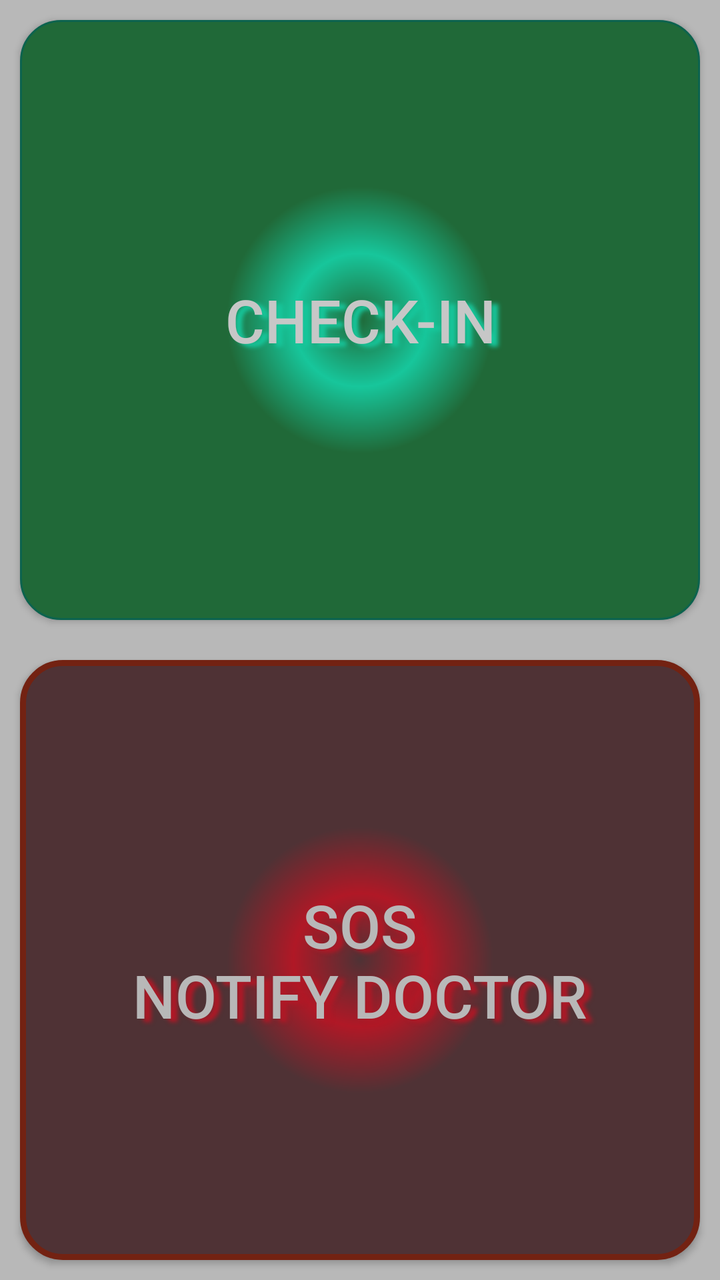
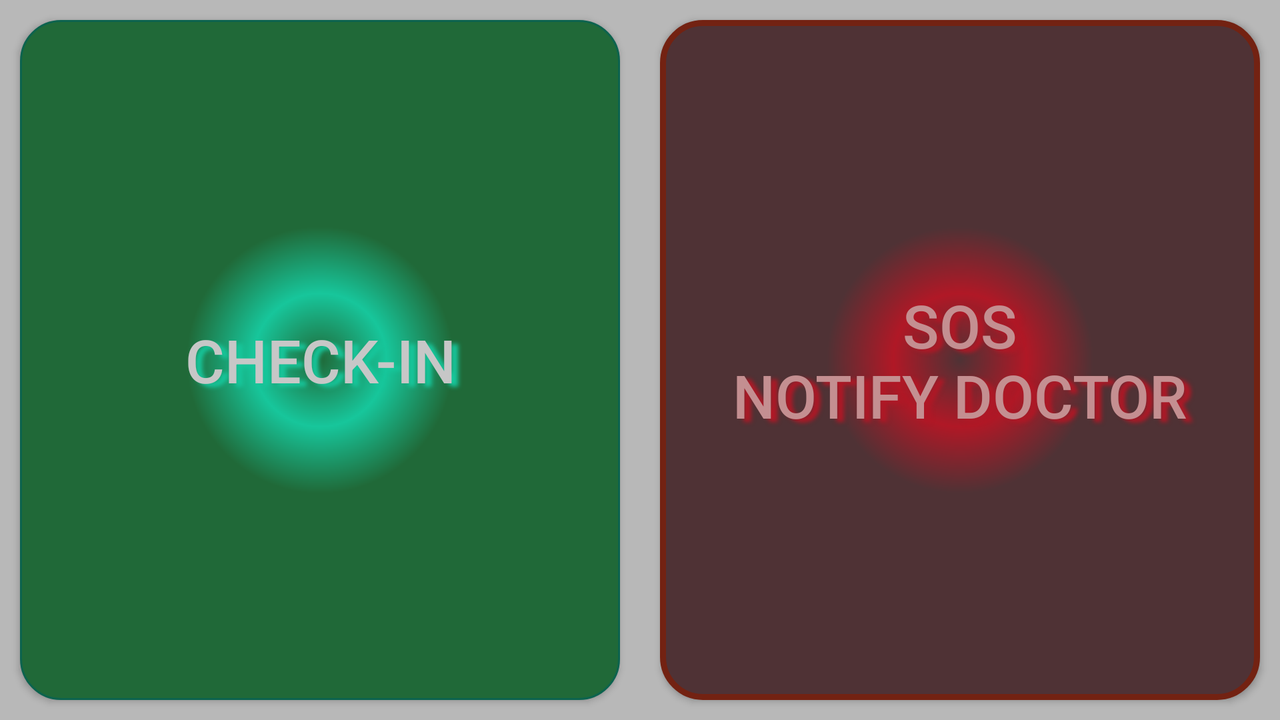

The same Android screen from two of the app's own layout files: first res/layout/ as a phone draws it, then the repository's variant for another configuration, drawn on a device whose configuration selects that folder. Both files follow.
<!-- AndroidManifest.xml: application theme Theme.AppCompat.Light -->
<!-- res/layout/activity_main.xml -->
<LinearLayout xmlns:android="http://schemas.android.com/apk/res/android"
    android:layout_width="match_parent"
    android:layout_height="match_parent"
    android:background="#B8B8B8"
    android:orientation="vertical">

    <Button

        android:id="@+id/btn_main_checkin"
        android:layout_width="match_parent"
        android:layout_height="0dp"
        android:layout_margin="10dp"
        android:layout_weight="1"
        android:background="@drawable/btn_checkin"
        android:onClick="onClickCheckIn"
        android:shadowColor="#17C69B"
        android:shadowDx="10"
        android:shadowDy="5"
        android:shadowRadius="5"
        android:text="@string/btn_checkin"
        android:textColor="#C7C7C7"
        android:textSize="30sp" />

    <Button
        android:id="@+id/btn_doctor"
        android:layout_width="match_parent"
        android:layout_height="0dp"
        android:layout_margin="10dp"
        android:layout_weight="1"
        android:background="@drawable/btn_sos"
        android:onClick="onClickDoctor"
        android:shadowColor="#B01826"
        android:shadowDx="10"
        android:shadowDy="5"
        android:shadowRadius="5"
        android:text="@string/btn_sos"
        android:textColor="#B8B8B8"
        android:textSize="30sp" />


</LinearLayout>
<!-- resources referenced by this layout -->
<resources>
  <!-- drawable btn_checkin (drawable) -->
  <?xml version="1.0" encoding="utf-8"?>
  <shape xmlns:android="http://schemas.android.com/apk/res/android" android:shape="rectangle" >
      <corners
          android:radius="20dp"
          />
      <gradient
          android:gradientRadius="200"
          android:centerX="50%"
          android:centerY="50%"
          android:centerColor="#17C69B"
          android:startColor="#206938"
          android:endColor="#206938"
          android:type="radial"
          />
      <padding
          android:left="0dp"
          android:top="0dp"
          android:right="0dp"
          android:bottom="0dp"
          />
      <size
          android:width="270dp"
          android:height="270dp"
          />
      <stroke
          android:width="1dp"
          android:color="#0C634E"
          />
  </shape>
  <!-- drawable btn_sos (drawable) -->
  <?xml version="1.0" encoding="utf-8"?>
  <shape xmlns:android="http://schemas.android.com/apk/res/android" android:shape="rectangle" >
      <corners
          android:radius="20dp"
          />
      <gradient
          android:gradientRadius="200"
          android:centerX="50%"
          android:centerY="50%"
          android:centerColor="#B01826"
          android:startColor="#4F3235"
          android:endColor="#4F3235"
          android:type="radial"
          />
      <padding
          android:left="0dp"
          android:top="0dp"
          android:right="0dp"
          android:bottom="0dp"
          />
      <size
          android:width="270dp"
          android:height="270dp"
          />
      <stroke
          android:width="3dp"
          android:color="#732212"
          />
  </shape>
  <string name="btn_checkin">Check-In</string>
  <string name="btn_sos">SOS\nNotify Doctor</string>
</resources>
<!-- res/layout-land/activity_main.xml (the repository's variant of the layout above) -->
<!-- drawn on the phone turned sideways -->
<LinearLayout xmlns:android="http://schemas.android.com/apk/res/android"
    android:layout_width="match_parent"
    android:layout_height="match_parent"
    android:background="#B8B8B8"
    android:orientation="horizontal">

    <Button

        android:id="@+id/btn_main_checkin"
        android:layout_width="0dp"
        android:layout_height="match_parent"
        android:layout_margin="10dp"
        android:layout_weight="1"
        android:background="@drawable/btn_checkin"
        android:onClick="onClickCheckIn"
        android:shadowColor="#17C69B"
        android:shadowDx="10"
        android:shadowDy="5"
        android:shadowRadius="5"
        android:text="@string/btn_checkin"
        android:textColor="#C7C7C7"
        android:textSize="30sp" />

    <Button
        android:id="@+id/btn_doctor"
        android:layout_width="0dp"
        android:layout_height="match_parent"
        android:layout_margin="10dp"
        android:layout_weight="1"
        android:background="@drawable/btn_sos"
        android:onClick="onClickDoctor"
        android:shadowColor="#B01826"
        android:shadowDx="10"
        android:shadowDy="5"
        android:shadowRadius="5"
        android:text="@string/btn_sos"
        android:textColor="#C48F91"
        android:textSize="30sp" />


</LinearLayout>
